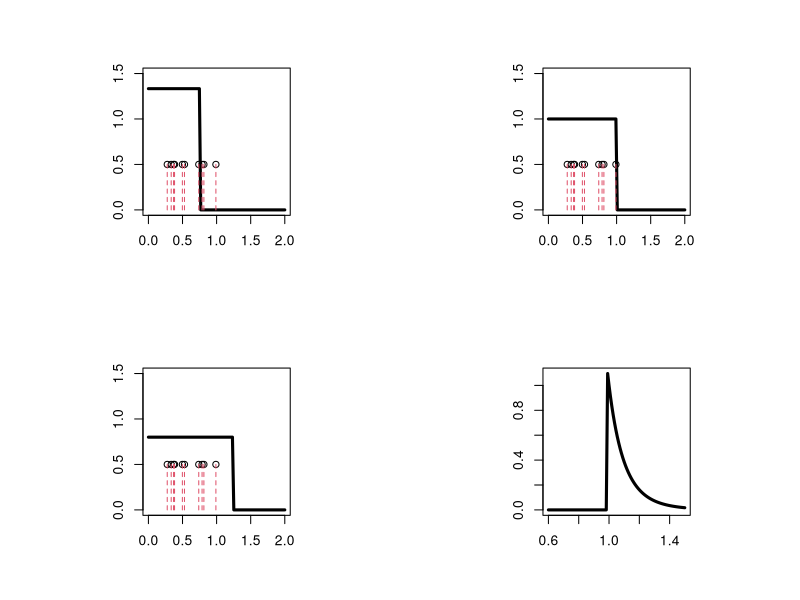

This figure's R source:
### Figure 9.2

n = 10
x = runif(n)
m = 100
postscript("uniform.likelihood.eps",horizontal=F,onefile=F,print.it=F)
par(mfrow=c(2,2),pty="s")
f    = rep(0,m)
grid = seq(0,2,length=m)
f[grid < .75] = 1/.75
plot(grid,f,type="l",ylim=c(0,1.5),xlab="",ylab="",lwd=3,cex.lab=1.5)
points(x,rep(.5,n))
for(i in 1:n){
     lines(c(x[i],x[i]),c(0,.5),lty=2,col=2)
     }


f    = rep(0,m)
grid = seq(0,2,length=m)
f[grid < 1] = 1
plot(grid,f,type="l",ylim=c(0,1.5),xlab="",ylab="",lwd=3,cex.lab=1.5)
points(x,rep(.5,n))
for(i in 1:n){
     lines(c(x[i],x[i]),c(0,.5),lty=2,col=2)
     }

f    = rep(0,m)
grid = seq(0,2,length=m)
f[grid < 1.25] = 1/1.25
plot(grid,f,type="l",ylim=c(0,1.5),xlab="",ylab="",lwd=3,cex.lab=1.5)
points(x,rep(.5,n))
for(i in 1:n){
     lines(c(x[i],x[i]),c(0,.5),lty=2,col=2)
     }




theta = seq(.6,1.5,length=m)     
lik   = rep(0,m)
lik   = 1/theta^n
lik[theta < max(x)] =0
plot(theta,lik,type="l",lwd=3,xlab="",ylab="",
     cex.lab=1.5)
dev.off()
